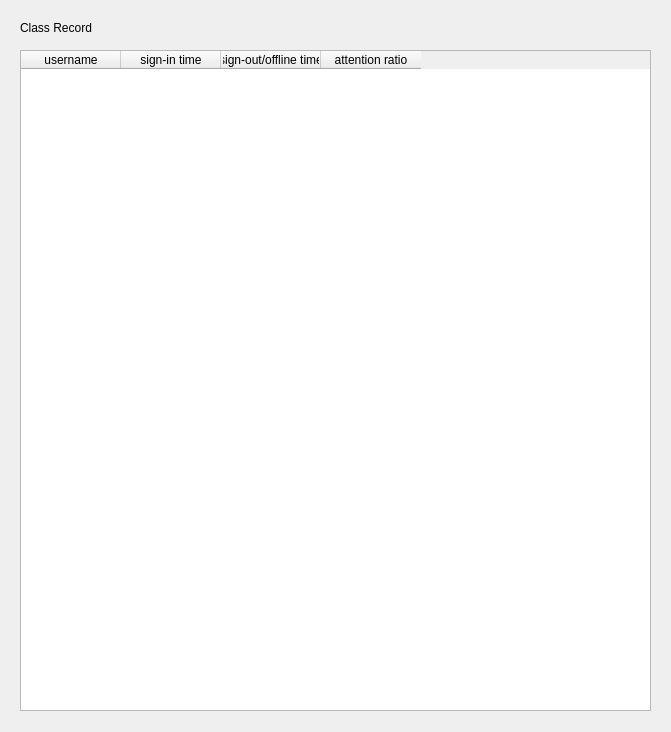
<?xml version="1.0" encoding="UTF-8"?>
<ui version="4.0">
 <class>RecordWindow</class>
 <widget class="QWidget" name="RecordWindow">
  <property name="geometry">
   <rect>
    <x>0</x>
    <y>0</y>
    <width>671</width>
    <height>732</height>
   </rect>
  </property>
  <property name="windowTitle">
   <string>Form</string>
  </property>
  <widget class="QLabel" name="label">
   <property name="geometry">
    <rect>
     <x>20</x>
     <y>20</y>
     <width>141</width>
     <height>16</height>
    </rect>
   </property>
   <property name="text">
    <string>Class Record</string>
   </property>
  </widget>
  <widget class="QTableWidget" name="tbl">
   <property name="geometry">
    <rect>
     <x>20</x>
     <y>50</y>
     <width>631</width>
     <height>661</height>
    </rect>
   </property>
   <property name="sortingEnabled">
    <bool>true</bool>
   </property>
   <column>
    <property name="text">
     <string>username</string>
    </property>
   </column>
   <column>
    <property name="text">
     <string>sign-in time</string>
    </property>
   </column>
   <column>
    <property name="text">
     <string>sign-out/offline time</string>
    </property>
   </column>
   <column>
    <property name="text">
     <string>attention ratio</string>
    </property>
   </column>
  </widget>
 </widget>
 <resources/>
 <connections/>
</ui>
